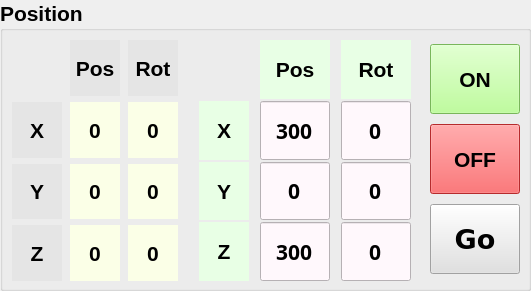
       <widget class="QGroupBox" name="ArmPosition_GroupBox">
        <property name="geometry">
         <rect>
          <x>0</x>
          <y>290</y>
          <width>531</width>
          <height>291</height>
         </rect>
        </property>
        <property name="font">
         <font>
          <pointsize>16</pointsize>
          <weight>75</weight>
          <bold>true</bold>
         </font>
        </property>
        <property name="title">
         <string>Position</string>
        </property>
        <widget class="QWidget" name="gridLayoutWidget_7">
         <property name="geometry">
          <rect>
           <x>10</x>
           <y>40</y>
           <width>171</width>
           <height>241</height>
          </rect>
         </property>
         <layout class="QGridLayout" name="Arm_GridLayout_Pos">
          <item row="0" column="2">
           <widget class="QLabel" name="Arm_label_title_currentRot">
            <property name="maximumSize">
             <size>
              <width>50</width>
              <height>16777215</height>
             </size>
            </property>
            <property name="font">
             <font>
              <pointsize>16</pointsize>
              <weight>75</weight>
              <bold>true</bold>
             </font>
            </property>
            <property name="styleSheet">
             <string notr="true">background-color: rgb(229, 229, 229)</string>
            </property>
            <property name="text">
             <string>Rot</string>
            </property>
            <property name="alignment">
             <set>Qt::AlignCenter</set>
            </property>
           </widget>
          </item>
          <item row="2" column="1">
           <widget class="QLabel" name="Arm_label_currentPosY">
            <property name="font">
             <font>
              <pointsize>16</pointsize>
              <weight>75</weight>
              <bold>true</bold>
             </font>
            </property>
            <property name="styleSheet">
             <string notr="true">background-color:rgb(251, 255, 231)</string>
            </property>
            <property name="text">
             <string>0</string>
            </property>
            <property name="alignment">
             <set>Qt::AlignCenter</set>
            </property>
           </widget>
          </item>
          <item row="0" column="1">
           <widget class="QLabel" name="Arm_label_title_currentPos">
            <property name="maximumSize">
             <size>
              <width>50</width>
              <height>16777215</height>
             </size>
            </property>
            <property name="font">
             <font>
              <pointsize>16</pointsize>
              <weight>75</weight>
              <bold>true</bold>
             </font>
            </property>
            <property name="styleSheet">
             <string notr="true">background-color: rgb(229, 229, 229)</string>
            </property>
            <property name="text">
             <string>Pos</string>
            </property>
            <property name="alignment">
             <set>Qt::AlignCenter</set>
            </property>
           </widget>
          </item>
          <item row="3" column="0">
           <widget class="QLabel" name="Arm_label_title_currentZ">
            <property name="maximumSize">
             <size>
              <width>50</width>
              <height>16777215</height>
             </size>
            </property>
            <property name="font">
             <font>
              <pointsize>16</pointsize>
              <weight>75</weight>
              <bold>true</bold>
             </font>
            </property>
            <property name="styleSheet">
             <string notr="true">background-color: rgb(229, 229, 229)</string>
            </property>
            <property name="text">
             <string>Z</string>
            </property>
            <property name="alignment">
             <set>Qt::AlignCenter</set>
            </property>
           </widget>
          </item>
          <item row="2" column="2">
           <widget class="QLabel" name="Arm_label_currentRotY">
            <property name="font">
             <font>
              <pointsize>16</pointsize>
              <weight>75</weight>
              <bold>true</bold>
             </font>
            </property>
            <property name="styleSheet">
             <string notr="true">background-color:rgb(251, 255, 231)</string>
            </property>
            <property name="text">
             <string>0</string>
            </property>
            <property name="alignment">
             <set>Qt::AlignCenter</set>
            </property>
           </widget>
          </item>
          <item row="3" column="2">
           <widget class="QLabel" name="Arm_label_currentRotZ">
            <property name="font">
             <font>
              <pointsize>16</pointsize>
              <weight>75</weight>
              <bold>true</bold>
             </font>
            </property>
            <property name="styleSheet">
             <string notr="true">background-color:rgb(251, 255, 231)</string>
            </property>
            <property name="text">
             <string>0</string>
            </property>
            <property name="alignment">
             <set>Qt::AlignCenter</set>
            </property>
           </widget>
          </item>
          <item row="2" column="0">
           <widget class="QLabel" name="Arm_label_title_currentY">
            <property name="maximumSize">
             <size>
              <width>50</width>
              <height>16777215</height>
             </size>
            </property>
            <property name="font">
             <font>
              <pointsize>16</pointsize>
              <weight>75</weight>
              <bold>true</bold>
             </font>
            </property>
            <property name="styleSheet">
             <string notr="true">background-color: rgb(229, 229, 229)</string>
            </property>
            <property name="text">
             <string>Y</string>
            </property>
            <property name="alignment">
             <set>Qt::AlignCenter</set>
            </property>
           </widget>
          </item>
          <item row="1" column="1">
           <widget class="QLabel" name="Arm_label_currentPosX">
            <property name="font">
             <font>
              <pointsize>16</pointsize>
              <weight>75</weight>
              <bold>true</bold>
             </font>
            </property>
            <property name="styleSheet">
             <string notr="true">background-color:rgb(251, 255, 231)</string>
            </property>
            <property name="text">
             <string>0</string>
            </property>
            <property name="alignment">
             <set>Qt::AlignCenter</set>
            </property>
           </widget>
          </item>
          <item row="1" column="0">
           <widget class="QLabel" name="Arm_label_title_currentX">
            <property name="maximumSize">
             <size>
              <width>50</width>
              <height>16777215</height>
             </size>
            </property>
            <property name="font">
             <font>
              <pointsize>16</pointsize>
              <weight>75</weight>
              <bold>true</bold>
             </font>
            </property>
            <property name="styleSheet">
             <string notr="true">background-color: rgb(229, 229, 229)</string>
            </property>
            <property name="text">
             <string>X</string>
            </property>
            <property name="alignment">
             <set>Qt::AlignCenter</set>
            </property>
           </widget>
          </item>
          <item row="3" column="1">
           <widget class="QLabel" name="Arm_label_currentPosZ">
            <property name="font">
             <font>
              <pointsize>16</pointsize>
              <weight>75</weight>
              <bold>true</bold>
             </font>
            </property>
            <property name="styleSheet">
             <string notr="true">background-color:rgb(251, 255, 231)</string>
            </property>
            <property name="text">
             <string>0</string>
            </property>
            <property name="alignment">
             <set>Qt::AlignCenter</set>
            </property>
           </widget>
          </item>
          <item row="1" column="2">
           <widget class="QLabel" name="Arm_label_currentRotX">
            <property name="font">
             <font>
              <pointsize>16</pointsize>
              <weight>75</weight>
              <bold>true</bold>
             </font>
            </property>
            <property name="styleSheet">
             <string notr="true">background-color:rgb(251, 255, 231)</string>
            </property>
            <property name="text">
             <string>0</string>
            </property>
            <property name="alignment">
             <set>Qt::AlignCenter</set>
            </property>
           </widget>
          </item>
         </layout>
        </widget>
        <widget class="QWidget" name="layoutWidget_3">
         <property name="geometry">
          <rect>
           <x>190</x>
           <y>40</y>
           <width>231</width>
           <height>241</height>
          </rect>
         </property>
         <layout class="QGridLayout" name="Arm_GridLayout_Control">
          <property name="spacing">
           <number>2</number>
          </property>
          <item row="4" column="2">
           <widget class="QLineEdit" name="Arm_lineEdit_Oz">
            <property name="minimumSize">
             <size>
              <width>0</width>
              <height>0</height>
             </size>
            </property>
            <property name="maximumSize">
             <size>
              <width>70</width>
              <height>90</height>
             </size>
            </property>
            <property name="font">
             <font>
              <family>微軟正黑體</family>
              <pointsize>16</pointsize>
              <weight>75</weight>
              <bold>true</bold>
             </font>
            </property>
            <property name="layoutDirection">
             <enum>Qt::LeftToRight</enum>
            </property>
            <property name="styleSheet">
             <string notr="true">background-color:rgb(255, 248, 252)</string>
            </property>
            <property name="text">
             <string>0</string>
            </property>
            <property name="alignment">
             <set>Qt::AlignCenter</set>
            </property>
           </widget>
          </item>
          <item row="2" column="0">
           <widget class="QLabel" name="Arm_label_title_controlY">
            <property name="minimumSize">
             <size>
              <width>0</width>
              <height>0</height>
             </size>
            </property>
            <property name="maximumSize">
             <size>
              <width>50</width>
              <height>90</height>
             </size>
            </property>
            <property name="font">
             <font>
              <pointsize>16</pointsize>
              <weight>75</weight>
              <bold>true</bold>
             </font>
            </property>
            <property name="layoutDirection">
             <enum>Qt::LeftToRight</enum>
            </property>
            <property name="styleSheet">
             <string notr="true">background-color:rgb(232, 255, 229)</string>
            </property>
            <property name="text">
             <string>Y</string>
            </property>
            <property name="alignment">
             <set>Qt::AlignCenter</set>
            </property>
           </widget>
          </item>
          <item row="0" column="1">
           <widget class="QLabel" name="Arm_label_title_controlPos">
            <property name="maximumSize">
             <size>
              <width>70</width>
              <height>90</height>
             </size>
            </property>
            <property name="font">
             <font>
              <pointsize>16</pointsize>
              <weight>75</weight>
              <bold>true</bold>
             </font>
            </property>
            <property name="styleSheet">
             <string notr="true">background-color:rgb(232, 255, 229)</string>
            </property>
            <property name="text">
             <string>Pos</string>
            </property>
            <property name="alignment">
             <set>Qt::AlignCenter</set>
            </property>
           </widget>
          </item>
          <item row="1" column="0">
           <widget class="QLabel" name="Arm_label_title_controlX">
            <property name="minimumSize">
             <size>
              <width>0</width>
              <height>0</height>
             </size>
            </property>
            <property name="maximumSize">
             <size>
              <width>50</width>
              <height>90</height>
             </size>
            </property>
            <property name="font">
             <font>
              <family>Ubuntu</family>
              <pointsize>16</pointsize>
              <weight>75</weight>
              <italic>false</italic>
              <bold>true</bold>
             </font>
            </property>
            <property name="layoutDirection">
             <enum>Qt::LeftToRight</enum>
            </property>
            <property name="styleSheet">
             <string notr="true">background-color:rgb(232, 255, 229)</string>
            </property>
            <property name="text">
             <string>X</string>
            </property>
            <property name="alignment">
             <set>Qt::AlignCenter</set>
            </property>
           </widget>
          </item>
          <item row="2" column="1">
           <widget class="QLineEdit" name="Arm_lineEdit_Y">
            <property name="minimumSize">
             <size>
              <width>0</width>
              <height>0</height>
             </size>
            </property>
            <property name="maximumSize">
             <size>
              <width>70</width>
              <height>90</height>
             </size>
            </property>
            <property name="font">
             <font>
              <family>微軟正黑體</family>
              <pointsize>16</pointsize>
              <weight>75</weight>
              <bold>true</bold>
             </font>
            </property>
            <property name="layoutDirection">
             <enum>Qt::LeftToRight</enum>
            </property>
            <property name="styleSheet">
             <string notr="true">background-color:rgb(255, 248, 252)</string>
            </property>
            <property name="text">
             <string>0</string>
            </property>
            <property name="alignment">
             <set>Qt::AlignCenter</set>
            </property>
           </widget>
          </item>
          <item row="4" column="1">
           <widget class="QLineEdit" name="Arm_lineEdit_Z">
            <property name="minimumSize">
             <size>
              <width>0</width>
              <height>0</height>
             </size>
            </property>
            <property name="maximumSize">
             <size>
              <width>70</width>
              <height>90</height>
             </size>
            </property>
            <property name="font">
             <font>
              <family>微軟正黑體</family>
              <pointsize>16</pointsize>
              <weight>75</weight>
              <bold>true</bold>
             </font>
            </property>
            <property name="layoutDirection">
             <enum>Qt::LeftToRight</enum>
            </property>
            <property name="styleSheet">
             <string notr="true">background-color:rgb(255, 248, 252)</string>
            </property>
            <property name="text">
             <string>300</string>
            </property>
            <property name="alignment">
             <set>Qt::AlignCenter</set>
            </property>
           </widget>
          </item>
          <item row="2" column="2">
           <widget class="QLineEdit" name="Arm_lineEdit_Oy">
            <property name="minimumSize">
             <size>
              <width>0</width>
              <height>0</height>
             </size>
            </property>
            <property name="maximumSize">
             <size>
              <width>70</width>
              <height>90</height>
             </size>
            </property>
            <property name="font">
             <font>
              <family>微軟正黑體</family>
              <pointsize>16</pointsize>
              <weight>75</weight>
              <bold>true</bold>
             </font>
            </property>
            <property name="layoutDirection">
             <enum>Qt::LeftToRight</enum>
            </property>
            <property name="styleSheet">
             <string notr="true">background-color:rgb(255, 248, 252)</string>
            </property>
            <property name="text">
             <string>0</string>
            </property>
            <property name="alignment">
             <set>Qt::AlignCenter</set>
            </property>
           </widget>
          </item>
          <item row="1" column="2">
           <widget class="QLineEdit" name="Arm_lineEdit_Ox">
            <property name="minimumSize">
             <size>
              <width>0</width>
              <height>0</height>
             </size>
            </property>
            <property name="maximumSize">
             <size>
              <width>70</width>
              <height>90</height>
             </size>
            </property>
            <property name="font">
             <font>
              <family>微軟正黑體</family>
              <pointsize>16</pointsize>
              <weight>75</weight>
              <bold>true</bold>
             </font>
            </property>
            <property name="layoutDirection">
             <enum>Qt::LeftToRight</enum>
            </property>
            <property name="styleSheet">
             <string notr="true">background-color:rgb(255, 248, 252)</string>
            </property>
            <property name="text">
             <string>0</string>
            </property>
            <property name="alignment">
             <set>Qt::AlignCenter</set>
            </property>
           </widget>
          </item>
          <item row="4" column="0">
           <widget class="QLabel" name="Arm_label_title_controlZ">
            <property name="minimumSize">
             <size>
              <width>0</width>
              <height>0</height>
             </size>
            </property>
            <property name="maximumSize">
             <size>
              <width>50</width>
              <height>90</height>
             </size>
            </property>
            <property name="font">
             <font>
              <pointsize>16</pointsize>
              <weight>75</weight>
              <bold>true</bold>
             </font>
            </property>
            <property name="layoutDirection">
             <enum>Qt::LeftToRight</enum>
            </property>
            <property name="styleSheet">
             <string notr="true">background-color:rgb(232, 255, 229)</string>
            </property>
            <property name="text">
             <string>Z</string>
            </property>
            <property name="alignment">
             <set>Qt::AlignCenter</set>
            </property>
           </widget>
          </item>
          <item row="1" column="1">
           <widget class="QLineEdit" name="Arm_lineEdit_X">
            <property name="minimumSize">
             <size>
              <width>0</width>
              <height>0</height>
             </size>
            </property>
            <property name="maximumSize">
             <size>
              <width>70</width>
              <height>90</height>
             </size>
            </property>
            <property name="font">
             <font>
              <family>微軟正黑體</family>
              <pointsize>16</pointsize>
              <weight>75</weight>
              <bold>true</bold>
             </font>
            </property>
            <property name="layoutDirection">
             <enum>Qt::LeftToRight</enum>
            </property>
            <property name="styleSheet">
             <string notr="true">background-color:rgb(255, 248, 252)</string>
            </property>
            <property name="text">
             <string>300</string>
            </property>
            <property name="alignment">
             <set>Qt::AlignCenter</set>
            </property>
           </widget>
          </item>
          <item row="0" column="2">
           <widget class="QLabel" name="Arm_label_title_controlRot">
            <property name="maximumSize">
             <size>
              <width>70</width>
              <height>90</height>
             </size>
            </property>
            <property name="font">
             <font>
              <pointsize>16</pointsize>
              <weight>75</weight>
              <bold>true</bold>
             </font>
            </property>
            <property name="styleSheet">
             <string notr="true">background-color:rgb(232, 255, 229)</string>
            </property>
            <property name="text">
             <string>Rot</string>
            </property>
            <property name="alignment">
             <set>Qt::AlignCenter</set>
            </property>
           </widget>
          </item>
         </layout>
        </widget>
        <widget class="QWidget" name="layoutWidget">
         <property name="geometry">
          <rect>
           <x>430</x>
           <y>40</y>
           <width>91</width>
           <height>241</height>
          </rect>
         </property>
         <layout class="QVBoxLayout" name="Arm_VerticalLayout_Control">
          <item>
           <widget class="QPushButton" name="Arm_btn_Start">
            <property name="maximumSize">
             <size>
              <width>90</width>
              <height>70</height>
             </size>
            </property>
            <property name="font">
             <font>
              <pointsize>16</pointsize>
             </font>
            </property>
            <property name="styleSheet">
             <string notr="true">background-color: rgb(170, 255, 127);</string>
            </property>
            <property name="text">
             <string>ON</string>
            </property>
           </widget>
          </item>
          <item>
           <widget class="QPushButton" name="Arm_btn_Stop">
            <property name="maximumSize">
             <size>
              <width>90</width>
              <height>70</height>
             </size>
            </property>
            <property name="font">
             <font>
              <pointsize>16</pointsize>
             </font>
            </property>
            <property name="styleSheet">
             <string notr="true">background-color :rgb(255, 60, 63)</string>
            </property>
            <property name="text">
             <string>OFF</string>
            </property>
           </widget>
          </item>
          <item>
           <widget class="QPushButton" name="Arm_btn_PosGo">
            <property name="minimumSize">
             <size>
              <width>0</width>
              <height>0</height>
             </size>
            </property>
            <property name="maximumSize">
             <size>
              <width>90</width>
              <height>70</height>
             </size>
            </property>
            <property name="font">
             <font>
              <family>Bitstream Vera Sans</family>
              <pointsize>20</pointsize>
              <weight>75</weight>
              <bold>true</bold>
             </font>
            </property>
            <property name="styleSheet">
             <string notr="true">background-color: rgb(225, 225, 225);</string>
            </property>
            <property name="text">
             <string>Go</string>
            </property>
            <property name="autoExclusive">
             <bool>true</bool>
            </property>
           </widget>
          </item>
         </layout>
        </widget>
       </widget>
